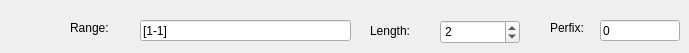
     <widget class="QWidget" name="tab_8">
      <attribute name="title">
       <string>Subjects</string>
      </attribute>
      <widget class="QLabel" name="label_12">
       <property name="geometry">
        <rect>
         <x>550</x>
         <y>20</y>
         <width>60</width>
         <height>16</height>
        </rect>
       </property>
       <property name="text">
        <string>Perfix:</string>
       </property>
      </widget>
      <widget class="QLabel" name="label_11">
       <property name="geometry">
        <rect>
         <x>370</x>
         <y>20</y>
         <width>60</width>
         <height>21</height>
        </rect>
       </property>
       <property name="text">
        <string>Length:</string>
       </property>
      </widget>
      <widget class="QLineEdit" name="txtSSSubPer">
       <property name="geometry">
        <rect>
         <x>600</x>
         <y>20</y>
         <width>80</width>
         <height>21</height>
        </rect>
       </property>
       <property name="toolTip">
        <string>&lt;html&gt;&lt;head/&gt;&lt;body&gt;&lt;p&gt;&lt;span style=&quot; font-size:18pt; color:#0000ff;&quot;&gt;SubPer: content of subject counter, e.g. SubPer = 0 -&amp;gt; sub-001 OR SubPer = A -&amp;gt; sub-AA1&lt;/span&gt;&lt;/p&gt;&lt;/body&gt;&lt;/html&gt;</string>
       </property>
       <property name="text">
        <string>0</string>
       </property>
      </widget>
      <widget class="QSpinBox" name="txtSSSubLen">
       <property name="geometry">
        <rect>
         <x>440</x>
         <y>20</y>
         <width>80</width>
         <height>24</height>
        </rect>
       </property>
       <property name="toolTip">
        <string>&lt;html&gt;&lt;head/&gt;&lt;body&gt;&lt;p&gt;&lt;span style=&quot; font-size:18pt; color:#0000ff;&quot;&gt;SubLen: the length of subject counter, e.g. SubLen=3 -&amp;gt; output sub-001, sub-002&lt;/span&gt;&lt;/p&gt;&lt;p&gt;&lt;span style=&quot; font-size:18pt; color:#0000ff;&quot;&gt;SubLen &amp;gt; 1&lt;/span&gt;&lt;/p&gt;&lt;/body&gt;&lt;/html&gt;</string>
       </property>
       <property name="minimum">
        <number>1</number>
       </property>
       <property name="maximum">
        <number>999999999</number>
       </property>
       <property name="singleStep">
        <number>1</number>
       </property>
       <property name="value">
        <number>2</number>
       </property>
      </widget>
      <widget class="QLabel" name="label_10">
       <property name="geometry">
        <rect>
         <x>70</x>
         <y>20</y>
         <width>71</width>
         <height>16</height>
        </rect>
       </property>
       <property name="text">
        <string>Range:</string>
       </property>
      </widget>
      <widget class="QLineEdit" name="txtSSSubRange">
       <property name="geometry">
        <rect>
         <x>140</x>
         <y>20</y>
         <width>211</width>
         <height>21</height>
        </rect>
       </property>
       <property name="toolTip">
        <string>&lt;html&gt;&lt;head/&gt;&lt;body&gt;&lt;p&gt;&lt;span style=&quot; font-size:18pt; color:#0000ff;&quot;&gt;SubRange: a unique range of integers, i.e. Range=[1, 4-8, 10, 12-14]&lt;/span&gt;&lt;/p&gt;&lt;/body&gt;&lt;/html&gt;</string>
       </property>
       <property name="text">
        <string>[1-1]</string>
       </property>
      </widget>
     </widget>
